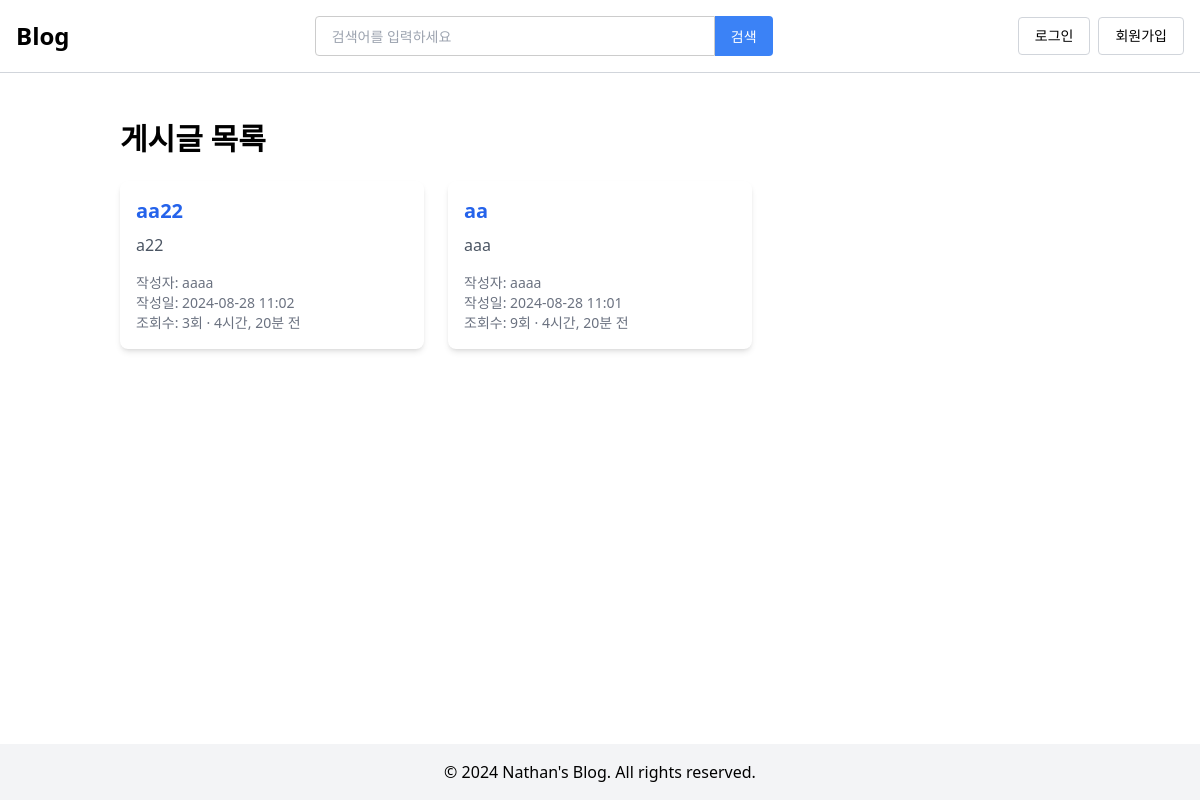
The page /blog/posts/ on the database as committed earlier.
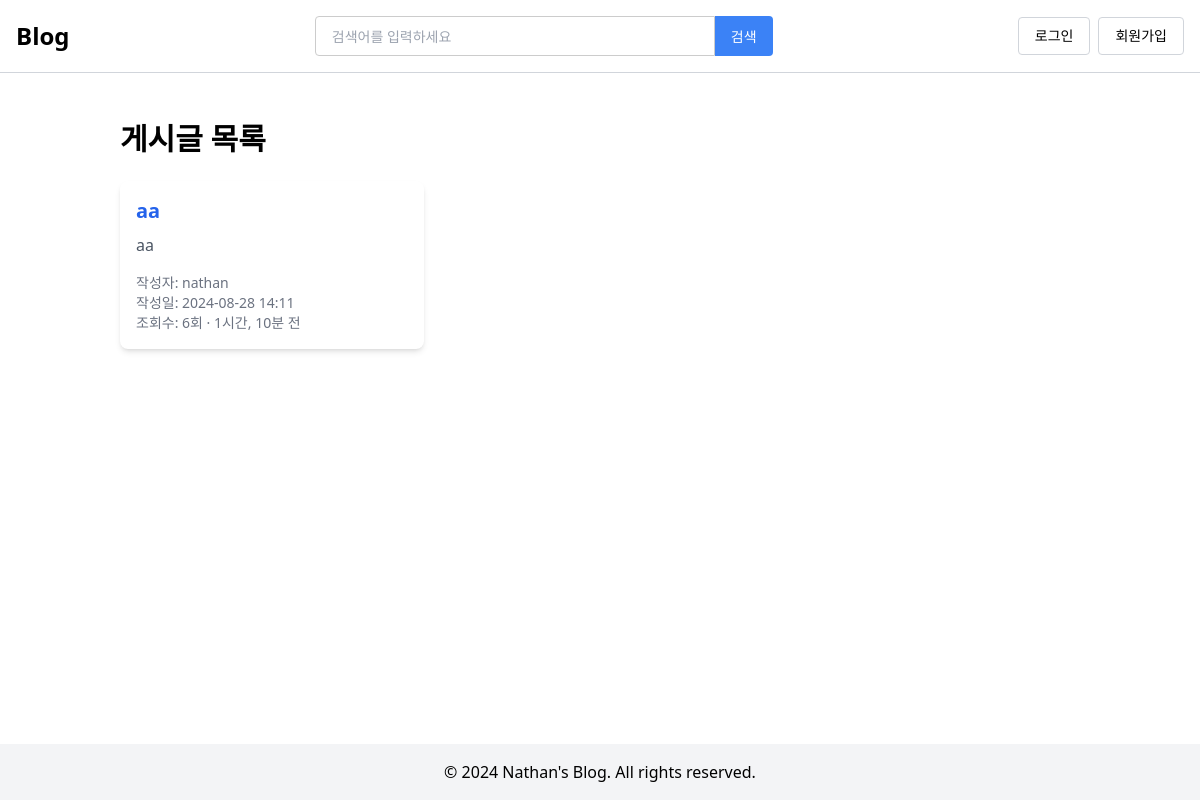
The same page on the database as committed later.
### blog/models.py (models this page shows, shortened)
class Post(models.Model):
    title = models.CharField(max_length=200)
    content = models.TextField()
    user = models.ForeignKey(User, on_delete=models.CASCADE, related_name="posts")
    thumb_image = models.ImageField(upload_to="blog/images/%Y/%m/%d/", blank=True)
    file_upload = models.FileField(upload_to="blog/files/%Y/%m/%d/", blank=True)
    created_at = models.DateTimeField(auto_now_add=True)
    updated_at = models.DateTimeField(auto_now=True)
    category = models.ForeignKey(
        Category, on_delete=models.SET_NULL, null=True, related_name="posts"
    )
    tags = models.ManyToManyField(Tag, blank=True)
    likes = models.PositiveIntegerField(default=0)
    view_count = models.PositiveIntegerField(default=0)

### blog/views.py (the view)
# urls.py: path("posts/", views.PostListView.as_view(), name="post_list"),
class PostListView(ListView):
    model = Post
    template_name = "blog/post_list.html"
    context_object_name = "post_list"
    ordering = ["-created_at"]
    paginate_by = 10

### templates/blog/post_list.html (shortened to what this page needs)
{% extends 'base.html' %}
{% block content %}
<div class="container mx-auto p-4">
    <h1 class="text-3xl font-bold mb-6">게시글 목록</h1>
    {% if post_list %}
        <div class="grid grid-cols-1 md:grid-cols-2 lg:grid-cols-3 xl:grid-cols-4 gap-6">
            {% for post in post_list %}
                <div class="bg-white shadow-md rounded-lg overflow-hidden">
                    <div class="p-4">
                        <h2 class="text-xl font-semibold mb-2">
                            <a href="{% url 'blog:post_detail' post.pk %}" class="text-blue-600 hover:underline">
                                {{ post.title }}
                            </a>
                        </h2>
                        <p class="text-gray-600 mb-4">{{ post.content|truncatewords:30 }}</p>
                        <div class="text-sm text-gray-500">
                            <p>작성자: {{ post.user }}</p>
                            <p>작성일: {{ post.created_at|date:"Y-m-d H:i" }}</p>
                            <p>조회수: {{ post.view_count }}회 · {{ post.created_at|timesince }} 전</p>
                        </div>
                    </div>
                </div>
            {% endfor %}
        </div>
    {% else %}
        <p class="text-center text-gray-600">게시글이 없습니다.</p>
    {% endif %}
</div>
{% endblock %}

Rows that differ between the two databases and show on the page:
removed Post: title "aa22", content "a22", user "aaaa", created_at "2024-08-28 11:02", view_count "3", created_at "4시간, 20분"
changed Post "aa": content "aaa" → "aa"; user "aaaa" → "nathan"; created_at "2024-08-28 11:01" → "2024-08-28 14:11"; view_count "9" → "6"; created_at "4시간, 20분" → "1시간, 10분"
